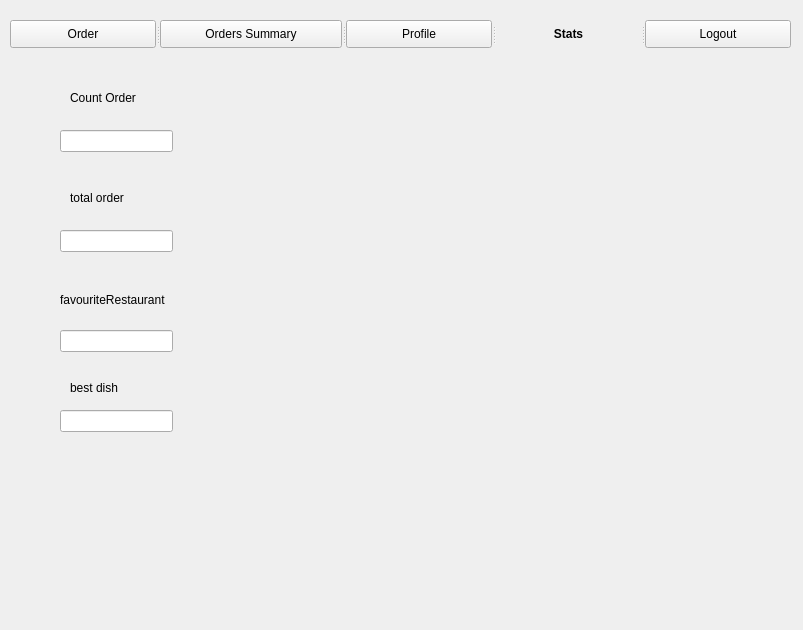
<?xml version="1.0" encoding="UTF-8"?>
<ui version="4.0">
 <class>UserGUI</class>
 <widget class="QDialog" name="UserGUI">
  <property name="geometry">
   <rect>
    <x>0</x>
    <y>0</y>
    <width>803</width>
    <height>630</height>
   </rect>
  </property>
  <property name="focusPolicy">
   <enum>Qt::StrongFocus</enum>
  </property>
  <property name="windowTitle">
   <string>UserGUI</string>
  </property>
  <widget class="QStackedWidget" name="UserInterface">
   <property name="geometry">
    <rect>
     <x>10</x>
     <y>10</y>
     <width>781</width>
     <height>611</height>
    </rect>
   </property>
   <property name="currentIndex">
    <number>3</number>
   </property>
   <widget class="QWidget" name="Order">
    <widget class="QWidget" name="layoutWidget">
     <property name="geometry">
      <rect>
       <x>0</x>
       <y>50</y>
       <width>781</width>
       <height>551</height>
      </rect>
     </property>
     <layout class="QVBoxLayout" name="verticalLayout">
      <item>
       <widget class="QTableWidget" name="restaurantList">
        <property name="enabled">
         <bool>true</bool>
        </property>
        <property name="lineWidth">
         <number>1</number>
        </property>
        <property name="editTriggers">
         <set>QAbstractItemView::AnyKeyPressed|QAbstractItemView::DoubleClicked|QAbstractItemView::EditKeyPressed</set>
        </property>
        <property name="showGrid">
         <bool>true</bool>
        </property>
        <column>
         <property name="text">
          <string>Id</string>
         </property>
        </column>
        <column>
         <property name="text">
          <string>Restaurant</string>
         </property>
        </column>
        <column>
         <property name="text">
          <string>Address</string>
         </property>
        </column>
        <column>
         <property name="text">
          <string>Phone</string>
         </property>
        </column>
        <column>
         <property name="text">
          <string>Email</string>
         </property>
        </column>
       </widget>
      </item>
      <item>
       <widget class="QTableWidget" name="dishList">
        <column>
         <property name="text">
          <string>Id</string>
         </property>
        </column>
        <column>
         <property name="text">
          <string>Dish</string>
         </property>
        </column>
        <column>
         <property name="text">
          <string>Type</string>
         </property>
        </column>
        <column>
         <property name="text">
          <string>Price</string>
         </property>
        </column>
        <column>
         <property name="text">
          <string>Quantity</string>
         </property>
        </column>
       </widget>
      </item>
      <item>
       <widget class="QLabel" name="errorsLabel">
        <property name="font">
         <font>
          <weight>75</weight>
          <bold>true</bold>
         </font>
        </property>
        <property name="text">
         <string/>
        </property>
       </widget>
      </item>
      <item>
       <widget class="QPushButton" name="submitOrderBtn">
        <property name="text">
         <string>Submit order</string>
        </property>
       </widget>
      </item>
     </layout>
    </widget>
    <widget class="QSplitter" name="splitter">
     <property name="geometry">
      <rect>
       <x>0</x>
       <y>10</y>
       <width>781</width>
       <height>28</height>
      </rect>
     </property>
     <property name="frameShape">
      <enum>QFrame::NoFrame</enum>
     </property>
     <property name="frameShadow">
      <enum>QFrame::Plain</enum>
     </property>
     <property name="orientation">
      <enum>Qt::Horizontal</enum>
     </property>
     <widget class="QPushButton" name="orderTab">
      <property name="enabled">
       <bool>true</bool>
      </property>
      <property name="font">
       <font>
        <weight>75</weight>
        <bold>true</bold>
        <underline>false</underline>
        <strikeout>false</strikeout>
        <kerning>true</kerning>
       </font>
      </property>
      <property name="focusPolicy">
       <enum>Qt::ClickFocus</enum>
      </property>
      <property name="autoFillBackground">
       <bool>false</bool>
      </property>
      <property name="text">
       <string>Order</string>
      </property>
      <property name="checkable">
       <bool>false</bool>
      </property>
      <property name="checked">
       <bool>false</bool>
      </property>
      <property name="autoDefault">
       <bool>false</bool>
      </property>
      <property name="default">
       <bool>true</bool>
      </property>
      <property name="flat">
       <bool>true</bool>
      </property>
     </widget>
     <widget class="QPushButton" name="summaryTab">
      <property name="text">
       <string>Orders Summary</string>
      </property>
     </widget>
     <widget class="QPushButton" name="profileTab">
      <property name="text">
       <string>Profile</string>
      </property>
     </widget>
     <widget class="QPushButton" name="statsTab">
      <property name="text">
       <string>Stats</string>
      </property>
     </widget>
     <widget class="QPushButton" name="logoutTab">
      <property name="text">
       <string>Logout</string>
      </property>
     </widget>
    </widget>
   </widget>
   <widget class="QWidget" name="OrdersSummary">
    <widget class="QSplitter" name="splitter_2">
     <property name="geometry">
      <rect>
       <x>0</x>
       <y>10</y>
       <width>781</width>
       <height>28</height>
      </rect>
     </property>
     <property name="orientation">
      <enum>Qt::Horizontal</enum>
     </property>
     <widget class="QPushButton" name="orderTab_2">
      <property name="font">
       <font>
        <underline>false</underline>
        <strikeout>false</strikeout>
       </font>
      </property>
      <property name="focusPolicy">
       <enum>Qt::StrongFocus</enum>
      </property>
      <property name="text">
       <string>Order</string>
      </property>
      <property name="checkable">
       <bool>false</bool>
      </property>
      <property name="checked">
       <bool>false</bool>
      </property>
     </widget>
     <widget class="QPushButton" name="summaryTab_2">
      <property name="font">
       <font>
        <weight>75</weight>
        <bold>true</bold>
       </font>
      </property>
      <property name="text">
       <string>Orders Summary</string>
      </property>
      <property name="checkable">
       <bool>false</bool>
      </property>
      <property name="checked">
       <bool>false</bool>
      </property>
      <property name="autoDefault">
       <bool>false</bool>
      </property>
      <property name="default">
       <bool>true</bool>
      </property>
      <property name="flat">
       <bool>true</bool>
      </property>
     </widget>
     <widget class="QPushButton" name="profileTab_2">
      <property name="text">
       <string>Profile</string>
      </property>
     </widget>
     <widget class="QPushButton" name="statsTab_2">
      <property name="text">
       <string>Stats</string>
      </property>
     </widget>
     <widget class="QPushButton" name="logoutTab_2">
      <property name="text">
       <string>Logout</string>
      </property>
     </widget>
    </widget>
    <widget class="QTableWidget" name="orderList">
     <property name="geometry">
      <rect>
       <x>0</x>
       <y>50</y>
       <width>781</width>
       <height>551</height>
      </rect>
     </property>
     <property name="frameShadow">
      <enum>QFrame::Sunken</enum>
     </property>
     <property name="lineWidth">
      <number>1</number>
     </property>
     <property name="midLineWidth">
      <number>-2</number>
     </property>
     <attribute name="horizontalHeaderDefaultSectionSize">
      <number>180</number>
     </attribute>
     <attribute name="verticalHeaderMinimumSectionSize">
      <number>30</number>
     </attribute>
     <attribute name="verticalHeaderDefaultSectionSize">
      <number>37</number>
     </attribute>
     <column>
      <property name="text">
       <string>Id</string>
      </property>
     </column>
     <column>
      <property name="text">
       <string>Restaurant</string>
      </property>
     </column>
     <column>
      <property name="text">
       <string>Total</string>
      </property>
     </column>
     <column>
      <property name="text">
       <string>Status</string>
      </property>
     </column>
    </widget>
   </widget>
   <widget class="QWidget" name="Profile">
    <widget class="QSplitter" name="splitter_3">
     <property name="geometry">
      <rect>
       <x>0</x>
       <y>10</y>
       <width>781</width>
       <height>28</height>
      </rect>
     </property>
     <property name="orientation">
      <enum>Qt::Horizontal</enum>
     </property>
     <widget class="QPushButton" name="orderTab_3">
      <property name="font">
       <font>
        <underline>false</underline>
        <strikeout>false</strikeout>
       </font>
      </property>
      <property name="focusPolicy">
       <enum>Qt::StrongFocus</enum>
      </property>
      <property name="text">
       <string>Order</string>
      </property>
      <property name="checkable">
       <bool>false</bool>
      </property>
      <property name="checked">
       <bool>false</bool>
      </property>
     </widget>
     <widget class="QPushButton" name="summaryTab_3">
      <property name="text">
       <string>Orders Summary</string>
      </property>
      <property name="checkable">
       <bool>false</bool>
      </property>
      <property name="checked">
       <bool>false</bool>
      </property>
     </widget>
     <widget class="QPushButton" name="profileTab_3">
      <property name="font">
       <font>
        <weight>75</weight>
        <bold>true</bold>
       </font>
      </property>
      <property name="text">
       <string>Profile</string>
      </property>
      <property name="checkable">
       <bool>false</bool>
      </property>
      <property name="checked">
       <bool>false</bool>
      </property>
      <property name="autoDefault">
       <bool>false</bool>
      </property>
      <property name="default">
       <bool>true</bool>
      </property>
      <property name="flat">
       <bool>true</bool>
      </property>
     </widget>
     <widget class="QPushButton" name="statsTab_3">
      <property name="text">
       <string>Stats</string>
      </property>
     </widget>
     <widget class="QPushButton" name="logoutTab_3">
      <property name="text">
       <string>Logout</string>
      </property>
     </widget>
    </widget>
    <widget class="Line" name="line">
     <property name="geometry">
      <rect>
       <x>380</x>
       <y>50</y>
       <width>31</width>
       <height>541</height>
      </rect>
     </property>
     <property name="orientation">
      <enum>Qt::Vertical</enum>
     </property>
    </widget>
    <widget class="QLabel" name="label">
     <property name="geometry">
      <rect>
       <x>100</x>
       <y>50</y>
       <width>181</width>
       <height>41</height>
      </rect>
     </property>
     <property name="font">
      <font>
       <pointsize>20</pointsize>
      </font>
     </property>
     <property name="text">
      <string>Your Profile</string>
     </property>
    </widget>
    <widget class="QLabel" name="label_2">
     <property name="geometry">
      <rect>
       <x>550</x>
       <y>70</y>
       <width>111</width>
       <height>41</height>
      </rect>
     </property>
     <property name="font">
      <font>
       <pointsize>20</pointsize>
      </font>
     </property>
     <property name="text">
      <string>Balance</string>
     </property>
    </widget>
    <widget class="QLineEdit" name="balanceCount">
     <property name="enabled">
      <bool>false</bool>
     </property>
     <property name="geometry">
      <rect>
       <x>550</x>
       <y>120</y>
       <width>113</width>
       <height>22</height>
      </rect>
     </property>
    </widget>
    <widget class="QDoubleSpinBox" name="balanceSpinBox">
     <property name="geometry">
      <rect>
       <x>560</x>
       <y>270</y>
       <width>101</width>
       <height>31</height>
      </rect>
     </property>
     <property name="minimum">
      <double>-99.000000000000000</double>
     </property>
    </widget>
    <widget class="QWidget" name="layoutWidget_2">
     <property name="geometry">
      <rect>
       <x>400</x>
       <y>450</y>
       <width>381</width>
       <height>53</height>
      </rect>
     </property>
     <layout class="QVBoxLayout" name="verticalLayout_5">
      <item>
       <widget class="QLabel" name="errorProfileBalanceLabel">
        <property name="text">
         <string/>
        </property>
       </widget>
      </item>
      <item>
       <widget class="QPushButton" name="updateBalanceBtn">
        <property name="text">
         <string>Update balance</string>
        </property>
       </widget>
      </item>
     </layout>
    </widget>
    <widget class="QWidget" name="layoutWidget">
     <property name="geometry">
      <rect>
       <x>0</x>
       <y>90</y>
       <width>241</width>
       <height>464</height>
      </rect>
     </property>
     <layout class="QVBoxLayout" name="verticalLayout_2">
      <item>
       <widget class="QLabel" name="nameProfileLabel">
        <property name="text">
         <string>Name</string>
        </property>
       </widget>
      </item>
      <item>
       <widget class="QLineEdit" name="nameLineEdit"/>
      </item>
      <item>
       <widget class="QLabel" name="nameErrorLabel">
        <property name="font">
         <font>
          <weight>75</weight>
          <bold>true</bold>
         </font>
        </property>
        <property name="text">
         <string/>
        </property>
       </widget>
      </item>
      <item>
       <widget class="QLabel" name="surnameProfileLabel">
        <property name="text">
         <string>Surname</string>
        </property>
       </widget>
      </item>
      <item>
       <widget class="QLineEdit" name="surnameLineEdit"/>
      </item>
      <item>
       <widget class="QLabel" name="surnameErrorLabel">
        <property name="font">
         <font>
          <weight>75</weight>
          <bold>true</bold>
         </font>
        </property>
        <property name="text">
         <string/>
        </property>
       </widget>
      </item>
      <item>
       <widget class="QLabel" name="emailProfileLabel">
        <property name="text">
         <string>Email</string>
        </property>
       </widget>
      </item>
      <item>
       <widget class="QLineEdit" name="emailLineEdit">
        <property name="enabled">
         <bool>true</bool>
        </property>
       </widget>
      </item>
      <item>
       <widget class="QLabel" name="emailErrorLabel">
        <property name="font">
         <font>
          <weight>75</weight>
          <bold>true</bold>
         </font>
        </property>
        <property name="text">
         <string/>
        </property>
       </widget>
      </item>
      <item>
       <widget class="QLabel" name="pswProfileLabel">
        <property name="text">
         <string>Password</string>
        </property>
       </widget>
      </item>
      <item>
       <widget class="QLineEdit" name="pswLineEdit">
        <property name="inputMask">
         <string/>
        </property>
        <property name="text">
         <string/>
        </property>
        <property name="echoMode">
         <enum>QLineEdit::Password</enum>
        </property>
       </widget>
      </item>
      <item>
       <widget class="QLabel" name="pswErrorLabel">
        <property name="font">
         <font>
          <weight>75</weight>
          <bold>true</bold>
         </font>
        </property>
        <property name="text">
         <string/>
        </property>
       </widget>
      </item>
      <item>
       <widget class="QLabel" name="phoneProfileLabel">
        <property name="text">
         <string>Phone number</string>
        </property>
       </widget>
      </item>
      <item>
       <widget class="QLineEdit" name="phoneLineEdit"/>
      </item>
      <item>
       <widget class="QLabel" name="phoneErrorLabel">
        <property name="font">
         <font>
          <weight>75</weight>
          <bold>true</bold>
         </font>
        </property>
        <property name="text">
         <string/>
        </property>
       </widget>
      </item>
      <item>
       <widget class="QLabel" name="dateProfileLabel">
        <property name="text">
         <string>Birth date</string>
        </property>
       </widget>
      </item>
      <item>
       <widget class="QLineEdit" name="dateLineEdit">
        <property name="enabled">
         <bool>false</bool>
        </property>
       </widget>
      </item>
     </layout>
    </widget>
    <widget class="QWidget" name="layoutWidget">
     <property name="geometry">
      <rect>
       <x>0</x>
       <y>550</y>
       <width>391</width>
       <height>53</height>
      </rect>
     </property>
     <layout class="QVBoxLayout" name="verticalLayout_4">
      <item>
       <widget class="QLabel" name="errorProfileLabel">
        <property name="text">
         <string/>
        </property>
       </widget>
      </item>
      <item>
       <widget class="QPushButton" name="updateProfileBtn">
        <property name="text">
         <string>Update data</string>
        </property>
       </widget>
      </item>
     </layout>
    </widget>
   </widget>
   <widget class="QWidget" name="Stats">
    <widget class="QSplitter" name="splitter_4">
     <property name="geometry">
      <rect>
       <x>0</x>
       <y>10</y>
       <width>781</width>
       <height>28</height>
      </rect>
     </property>
     <property name="orientation">
      <enum>Qt::Horizontal</enum>
     </property>
     <widget class="QPushButton" name="orderTab_4">
      <property name="font">
       <font>
        <underline>false</underline>
        <strikeout>false</strikeout>
       </font>
      </property>
      <property name="focusPolicy">
       <enum>Qt::StrongFocus</enum>
      </property>
      <property name="text">
       <string>Order</string>
      </property>
      <property name="checkable">
       <bool>false</bool>
      </property>
      <property name="checked">
       <bool>false</bool>
      </property>
     </widget>
     <widget class="QPushButton" name="summaryTab_4">
      <property name="text">
       <string>Orders Summary</string>
      </property>
      <property name="checkable">
       <bool>false</bool>
      </property>
      <property name="checked">
       <bool>false</bool>
      </property>
     </widget>
     <widget class="QPushButton" name="profileTab_4">
      <property name="text">
       <string>Profile</string>
      </property>
     </widget>
     <widget class="QPushButton" name="statsTab_4">
      <property name="font">
       <font>
        <weight>75</weight>
        <bold>true</bold>
       </font>
      </property>
      <property name="text">
       <string>Stats</string>
      </property>
      <property name="checkable">
       <bool>false</bool>
      </property>
      <property name="checked">
       <bool>false</bool>
      </property>
      <property name="autoDefault">
       <bool>false</bool>
      </property>
      <property name="default">
       <bool>true</bool>
      </property>
      <property name="flat">
       <bool>true</bool>
      </property>
     </widget>
     <widget class="QPushButton" name="logoutTab_4">
      <property name="text">
       <string>Logout</string>
      </property>
     </widget>
    </widget>
    <widget class="QLineEdit" name="countOrderlineEdit">
     <property name="geometry">
      <rect>
       <x>50</x>
       <y>120</y>
       <width>113</width>
       <height>22</height>
      </rect>
     </property>
    </widget>
    <widget class="QLabel" name="label_3">
     <property name="geometry">
      <rect>
       <x>60</x>
       <y>80</y>
       <width>91</width>
       <height>16</height>
      </rect>
     </property>
     <property name="text">
      <string>Count Order</string>
     </property>
    </widget>
    <widget class="QLabel" name="label_4">
     <property name="geometry">
      <rect>
       <x>60</x>
       <y>180</y>
       <width>81</width>
       <height>16</height>
      </rect>
     </property>
     <property name="text">
      <string>total order</string>
     </property>
    </widget>
    <widget class="QLineEdit" name="totalOrderlineEdit">
     <property name="geometry">
      <rect>
       <x>50</x>
       <y>220</y>
       <width>113</width>
       <height>22</height>
      </rect>
     </property>
    </widget>
    <widget class="QLineEdit" name="favouriteRestaurantlineEdit">
     <property name="geometry">
      <rect>
       <x>50</x>
       <y>320</y>
       <width>113</width>
       <height>22</height>
      </rect>
     </property>
    </widget>
    <widget class="QLabel" name="label_5">
     <property name="geometry">
      <rect>
       <x>50</x>
       <y>280</y>
       <width>131</width>
       <height>20</height>
      </rect>
     </property>
     <property name="text">
      <string>favouriteRestaurant</string>
     </property>
    </widget>
    <widget class="QLabel" name="label_6">
     <property name="geometry">
      <rect>
       <x>60</x>
       <y>370</y>
       <width>55</width>
       <height>16</height>
      </rect>
     </property>
     <property name="text">
      <string>best dish</string>
     </property>
    </widget>
    <widget class="QLineEdit" name="bestDishlineEdit">
     <property name="geometry">
      <rect>
       <x>50</x>
       <y>400</y>
       <width>113</width>
       <height>22</height>
      </rect>
     </property>
    </widget>
    <widget class="QLabel" name="orderfordayofweek">
     <property name="geometry">
      <rect>
       <x>210</x>
       <y>110</y>
       <width>491</width>
       <height>261</height>
      </rect>
     </property>
     <property name="text">
      <string/>
     </property>
    </widget>
    <widget class="QLabel" name="orderCost">
     <property name="geometry">
      <rect>
       <x>220</x>
       <y>360</y>
       <width>551</width>
       <height>251</height>
      </rect>
     </property>
     <property name="text">
      <string/>
     </property>
    </widget>
   </widget>
  </widget>
 </widget>
 <layoutdefault spacing="6" margin="11"/>
 <resources/>
 <connections/>
</ui>
